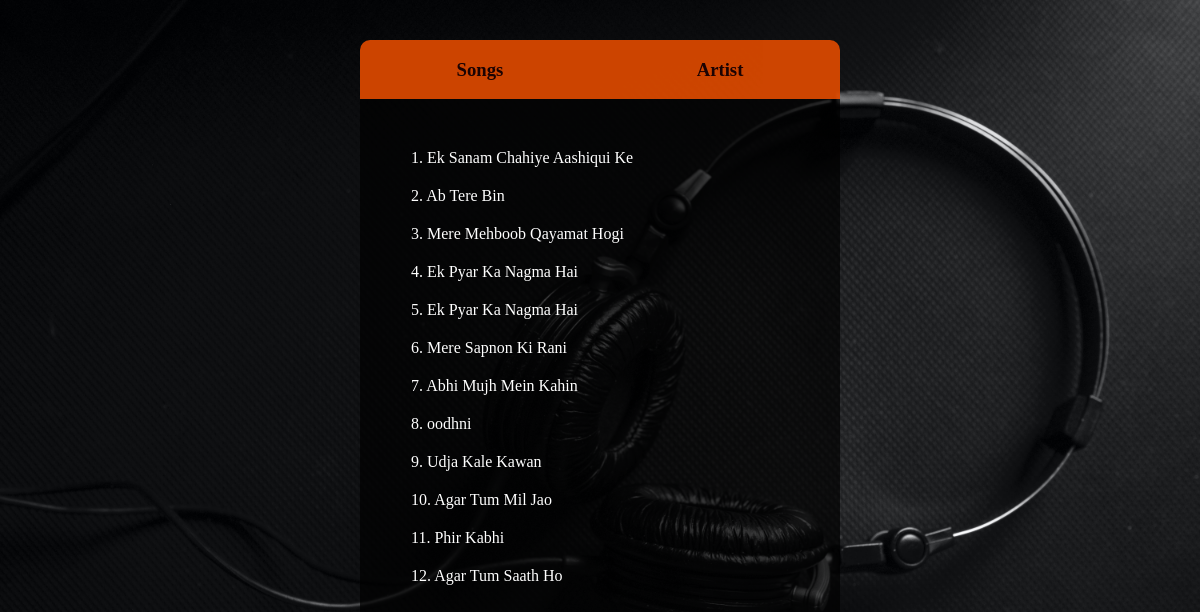
The page / on the database its author committed.
### TuneTracker/models.py (models this page shows, shortened)
class Song(models.Model):
    title = models.CharField(max_length=30)
    artist = models.ForeignKey(Artist ,on_delete=models.CASCADE,null = False)

### TuneTracker/views.py (the view)
# urls.py: path("",views.index,name="songs"),
def index(request):
    songs = Song.objects.all()
    return render(request,"TuneTracker/index.html",{"songs":songs, "i":1})

### TuneTracker/templates/TuneTracker/index.html (shortened to what this page needs)
{% extends "base.html" %}
{% load static %}
{% block css %} {% static "css/style.css" %} {% endblock %}
{% block body%}
    <div class="home middle">
        <div class="heading">
            <a href="{% url 'songs'%}"> <h3>Songs</h3></a>
            <a href="{% url 'artist'%}"> <h3>Artist</h3></a>
        </div>
        <div class="song_section ">
            {% for song in songs%}
                <div class="songs_item"><span>{{ forloop.counter }}. </span>{{song.title}}</div>
            {% endfor %}
        </div>
        <div class="artists_section">
        </div>
    </div>
{% endblock %}

### templates/base.html (shortened to what this page needs)
<!DOCTYPE html>
<html lang="en">
  <head>
    <link rel="stylesheet" href="{%block css%}{% endblock %}" />
  </head>
  <body>
    {% block body%}{% endblock %}
  </body>
</html>

### TuneTracker/static/css/style.css (style rules this page uses)
body::before { content: ''; background: url("../img/home.jpg") no-repeat center center/cover; position: absolute; top: 0px; left: 0px; width: 100vw; height: 100vh; }
.middle { position: absolute; top: 50%; left: 50%; transform: translate(-50%,-50%); background-color: rgba(0,0,0,.7); width: 40%; height: 90%; border-radius: 10px; }
.heading { background-color: #ff5500; opacity: 0.8; position: relative; border-top-left-radius: 10px; border-top-right-radius: 10px; text-align: center; display: flex; justify-content: space-around; }
.heading a { text-decoration: none; }
h3 { font-weight: bolder; color:rgb(33, 3, 3); }
.song_section { color: white; padding: 40px; }
.songs_item { padding: 10px; }
.songs_item span { padding-left: 1px; }
.artists_section { color: white; padding: 40px; margin-top: -80px; }

### rows shown on the page
Song: title "Ek Sanam Chahiye Aashiqui Ke"
Song: title "Ab Tere Bin"
Song: title "Mere Mehboob Qayamat Hogi"
Song: title "Ek Pyar Ka Nagma Hai"
Song: title "Ek Pyar Ka Nagma Hai"
Song: title "Mere Sapnon Ki Rani"
Song: title "Abhi Mujh Mein Kahin"
Song: title "oodhni"
Song: title "Udja Kale Kawan"
Song: title "Agar Tum Mil Jao"
Song: title "Phir Kabhi"
Song: title "Agar Tum Saath Ho"
